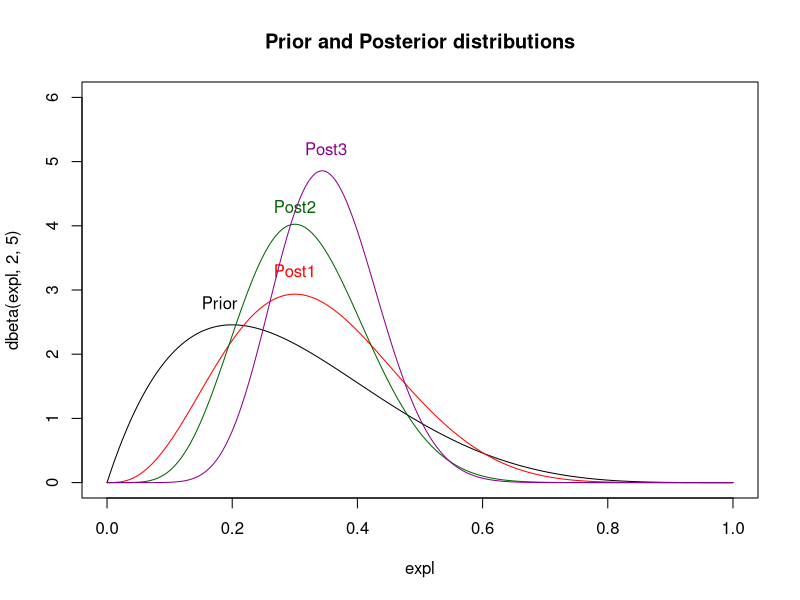
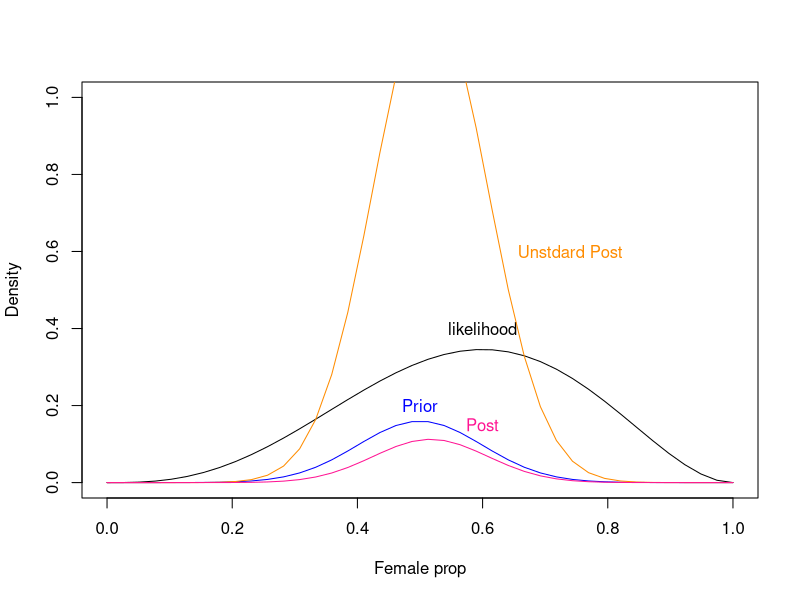

Here is the R script that generated these plots, in order:
## ---- chunk 1
knitr::opts_chunk$set(echo = TRUE)
## ---- chunk 2
expl <- (0:1000)/1000
plot(expl, dbeta(expl,2,5),ylim=range(0:6),type="l",main="Prior and Posterior distributions")
lines(expl,dbeta(expl,4,8),col="red")
text(0.18,2.8,labels ="Prior")
text(0.3,3.3,labels="Post1",col="red")
lines(expl, dbeta(expl,7,15),col="darkgreen")
text(0.3,4.3,labels="Post2",col="darkgreen")
lines(expl, dbeta(expl,12,22),col="darkmagenta")
text(0.35,5.2,labels="Post3",col="darkmagenta")
## ---- chunk 3
which(dbeta(expl,12,22) == max(dbeta(expl,12,22)))/1000
## ---- chunk 4
samprop <- seq(0, 1, length.out = 40)
plot(samprop, dbinom(x=3, prob=samprop, size=5),ylim=range(0:1),
type="l", xlab="Female prop", ylab="Density")
text(0.6,0.4,labels="likelihood")
lines(samprop, dnorm(x=samprop, mean=0.5,sd=0.1)/25,
col="blue")
text(0.5,0.2,labels="Prior",col="blue")
lh <- dbinom(x=3, prob=samprop, size=5)
pri <- dnorm(x=samprop, mean=0.5, sd=0.1)
lines(samprop, lh*pri, col="darkorange")
text(0.74,0.6,labels="Unstdard Post",col="darkorange")
unstd_post <- lh * pri
std_post <- unstd_post / sum(unstd_post)
lines(samprop, std_post, col="deeppink")
text(0.6,0.15,labels="Post",col="deeppink")
